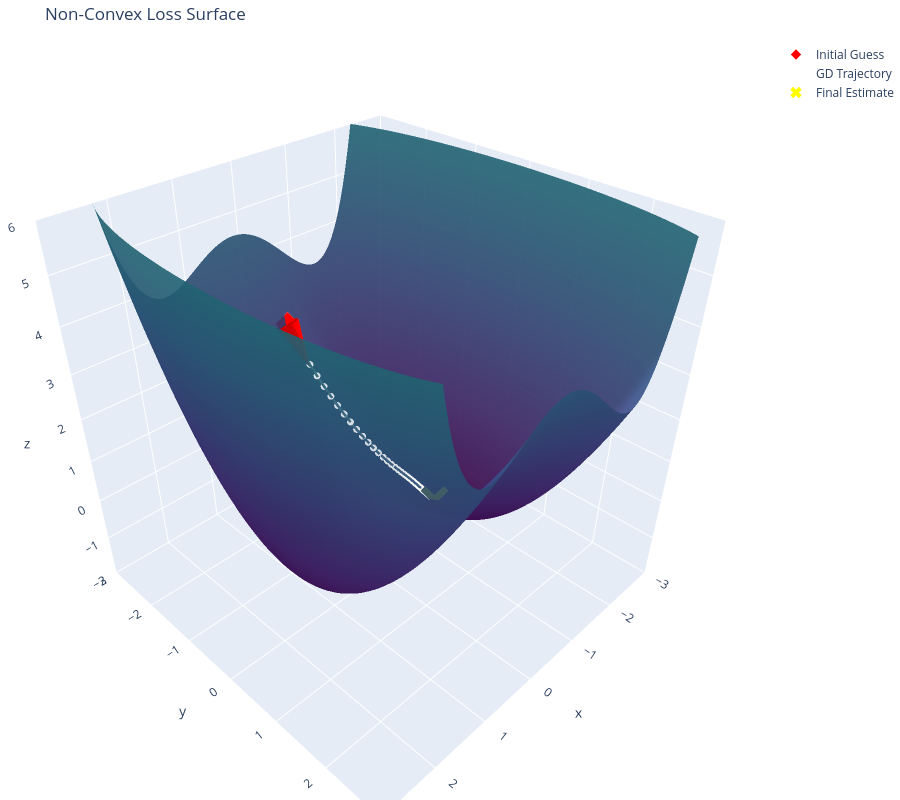

Write notebook code for a chart like this one.
### Markdown cell above
We can then subtract (adding it would move us uphill, and we're going downhill) this gradient, giving us a new estimate. We repeat over and over again until we find a minimum.

### Code cell
def run_gradient_descent(start_x, start_y, learning_rate=0.05, n_iterations=50):
    """
    Performs standard Gradient Descent.
    Returns lists of x, y, and z coordinates for the path.
    """
    # Initialize history with starting point
    path_x = [start_x]
    path_y = [start_y]
    path_z = [loss_function(start_x, start_y)]

    curr_x, curr_y = start_x, start_y

    for i in range(n_iterations):
        # 1. Calculate Gradient
        grad_x, grad_y = calculate_gradient(curr_x, curr_y)

        # 2. Update Parameters (Descent step)
        curr_x = curr_x - learning_rate * grad_x
        curr_y = curr_y - learning_rate * grad_y

        # 3. Store new position
        path_x.append(curr_x)
        path_y.append(curr_y)
        path_z.append(loss_function(curr_x, curr_y))

    return path_x, path_y, path_z

# --- Execution ---

# Parameters
lr = .05
steps = 50

# Run the optimization
px, py, pz = run_gradient_descent(start_x, start_y, learning_rate=lr, n_iterations=steps)

# --- Visualization ---

# 1. Add the Path Trajectory
fig.add_trace(
    go.Scatter3d(
        x=px,
        y=py,
        z=pz,
        mode='lines+markers',
        marker=dict(
            size=4,
            color='white',
            symbol='circle',
            opacity=0.8
        ),
        line=dict(
            color='white',
            width=5
        ),
        name='GD Trajectory'
    )
)

# 2. Highlight the Final Position
fig.add_trace(
    go.Scatter3d(
        x=[px[-1]],
        y=[py[-1]],
        z=[pz[-1]],
        mode='markers',
        marker=dict(
            size=10,
            color='yellow',
            symbol='x'
        ),
        name='Final Estimate'
    )
)

print(f"Start: ({px[0]:.3f}, {py[0]:.3f}) -> Loss: {pz[0]:.3f}")
print(f"End:   ({px[-1]:.3f}, {py[-1]:.3f}) -> Loss: {pz[-1]:.3f}")

fig.show()

### Figure 1 — Plotly figure (JSON) as saved in the notebook; plotly's stock layout.template omitted (floating-point values rounded to 4 significant figures; data arrays with more than 128 entries replaced by an {"elided": "..."} marker saying what was removed)
{"data": [{"colorscale": [[0, "#440154"], [0.1111, "#482878"], [0.2222, "#3e4989"], [0.3333, "#31688e"], [0.4444, "#26828e"], [0.5556, "#1f9e89"], [0.6667, "#35b779"], [0.7778, "#6ece58"], [0.8889, "#b5de2b"], [1, "#fde725"]], "opacity": 0.9, "showscale": false, "type": "surface", "x": {"elided": "100x100 float values"}, "y": {"elided": "100x100 float values"}, "z": {"elided": "100x100 float values"}}, {"marker": {"color": "red", "opacity": 1, "size": 8, "symbol": "diamond"}, "mode": "markers", "name": "Initial Guess", "type": "scatter3d", "x": [-0.32], "y": [-2.37], "z": [2.646]}, {"anchor": "tail", "colorscale": [[0, "rgb(255,0,0)"], [1, "rgb(255,0,0)"]], "name": "Gradient Vector", "showscale": false, "sizemode": "absolute", "sizeref": 1, "type": "cone", "u": [-0.08967], "v": [0.2633], "w": [-0.6965], "x": [-0.32], "y": [-2.37], "z": [2.646]}, {"line": {"color": "white", "width": 5}, "marker": {"color": "white", "opacity": 0.8, "size": 4, "symbol": "circle"}, "mode": "lines+markers", "name": "GD Trajectory", "type": "scatter3d", "x": [-0.32, -0.3604, -0.4041, -0.4512, -0.5017, -0.5556, -0.6126, -0.6723, -0.7344, -0.798, -0.8624, -0.9266, -0.9894, -1.05, -1.107, -1.16, -1.208, -1.251, -1.288, -1.32, -1.347, -1.369, -1.388, -1.403, -1.415, -1.425, -1.433, -1.439, -1.444, -1.448, -1.451, -1.453, -1.455, -1.457, -1.458, -1.459, -1.459, -1.46, -1.46, -1.461, -1.461, -1.461, -1.461, -1.461, -1.461, -1.462, -1.462, -1.462, -1.462, -1.462, -1.462], "y": [-2.37, -2.252, -2.139, -2.032, -1.931, -1.834, -1.742, -1.655, -1.573, -1.494, -1.419, -1.348, -1.281, -1.217, -1.156, -1.098, -1.043, -0.9911, -0.9415, -0.8945, -0.8497, -0.8073, -0.7669, -0.7285, -0.6921, -0.6575, -0.6246, -0.5934, -0.5637, -0.5356, -0.5088, -0.4833, -0.4592, -0.4362, -0.4144, -0.3937, -0.374, -0.3553, -0.3375, -0.3207, -0.3046, -0.2894, -0.2749, -0.2612, -0.2481, -0.2357, -0.2239, -0.2127, -0.2021, -0.192, -0.1824], "z": [2.646, 2.338, 2.051, 1.782, 1.528, 1.286, 1.055, 0.8346, 0.623, 0.4209, 0.2292, 0.04934, -0.117, -0.2683, -0.4034, -0.5219, -0.6242, -0.7114, -0.7852, -0.8473, -0.8997, -0.9442, -0.9822, -1.015, -1.044, -1.069, -1.091, -1.11, -1.128, -1.144, -1.158, -1.171, -1.182, -1.192, -1.202, -1.21, -1.218, -1.225, -1.231, -1.236, -1.241, -1.246, -1.25, -1.254, -1.257, -1.26, -1.263, -1.265, -1.267, -1.269, -1.271]}, {"marker": {"color": "yellow", "size": 10, "symbol": "x"}, "mode": "markers", "name": "Final Estimate", "type": "scatter3d", "x": [-1.462], "y": [-0.1824], "z": [-1.271]}], "layout": {"autosize": true, "height": 800, "margin": {"b": 0, "l": 0, "r": 0, "t": 40}, "scene": {"aspectmode": "cube", "xaxis": {"nticks": 10, "range": [-3, 3]}, "yaxis": {"nticks": 10, "range": [-3, 3]}, "zaxis": {"nticks": 10, "range": [-2, 6]}}, "title": {"text": "Non-Convex Loss Surface"}}}
